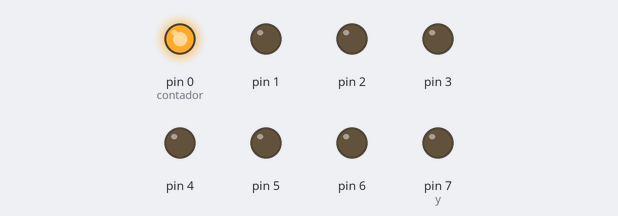
A sketch run on a simulated Arduino Uno, built with avr-gcc and run on an emulated ATmega328P. Parts: output pins drawn as LEDs (lit = HIGH).

Above: at 0.05 s.
At 0.45 s:
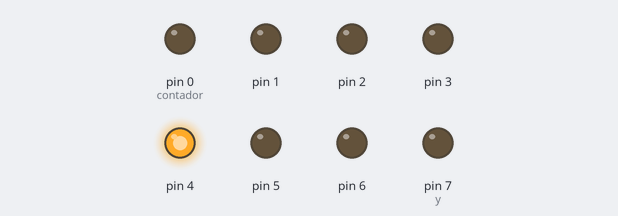
At 0.75 s:
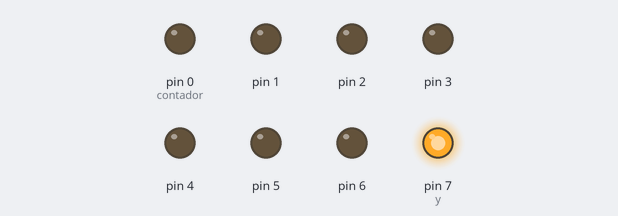
At 1.55 s:
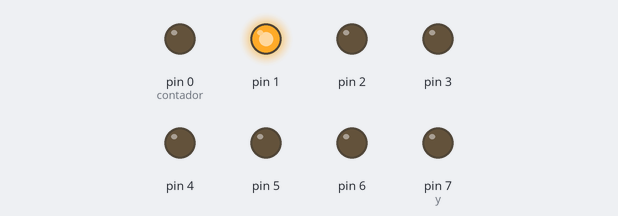
At 2.35 s:
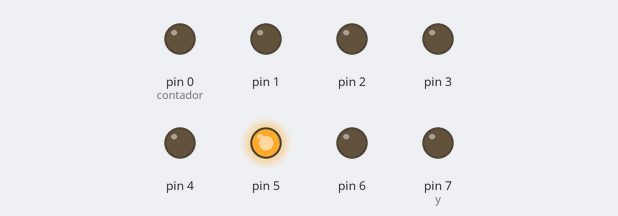
At 3.15 s:
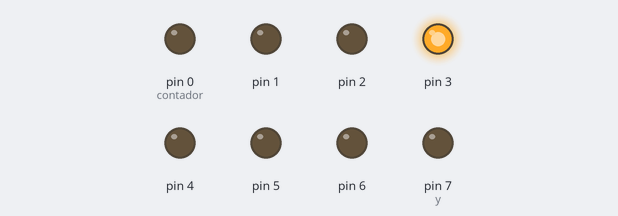
Timing chart, 0 to 3.5 s (numbered marks = the images above):
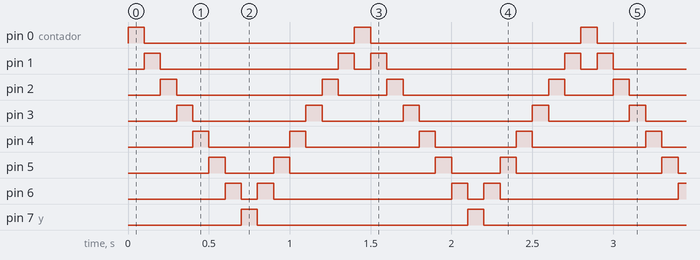

Measured:
- by itself, pin 0 (contador), pin 7 (y): alternates HIGH for 0.10 s and LOW for 1.3 s
- by itself, pin 1: repeats every 1.4 s: LOW 1.1 s, HIGH 0.10 s, LOW 0.10 s, HIGH 0.10 s
- by itself, pin 2: repeats every 1.4 s: LOW 0.90 s, HIGH 0.10 s, LOW 0.30 s, HIGH 0.10 s
- by itself, pin 3: repeats every 1.4 s: LOW 0.70 s, HIGH 0.10 s, LOW 0.50 s, HIGH 0.10 s
- by itself, pin 4: repeats every 1.4 s: LOW 0.50 s, HIGH 0.10 s, LOW 0.70 s, HIGH 0.10 s
- by itself, pin 5: repeats every 1.4 s: LOW 0.30 s, HIGH 0.10 s, LOW 0.90 s, HIGH 0.10 s
- by itself, pin 6: repeats every 1.4 s: LOW 0.10 s, HIGH 0.10 s, LOW 1.1 s, HIGH 0.10 s

The sketch:

arduino.79kittwhile.ino
```cpp
int tiempo = 100; //tiempo de retardo en milis

void setup() {    //setup corre una vez

  int contador = 0; //variable contador auxiliar
  while (contador < 8) {
    pinMode(contador, OUTPUT);
    contador = contador + 1;
  }

  Serial.end(); //da de baja el puerto serie para usar pines 0 y 1
}

void loop() {                 //se repite siempre el loop

  int x = 0;                  //contador auxiliar x=0
  while (x < 7) {             //si 0<7 entrar
    digitalWrite(x, HIGH);    //encender x
    delay(tiempo);            //pot tiempo en milis
    digitalWrite(x, LOW);     //apagar leds
    x = x + 1;                //aumentar x en 1
  }

  int y = 7;                  //contador auxiliar y=0
  while (y > 0) {             //si 7>0 entrar
    digitalWrite(y, HIGH);    //encender y
    delay(tiempo);            //por tiempo milis
    digitalWrite(y, LOW);     //apagar y
    y = y - 1;                //restar y en 1
  }

}
```
